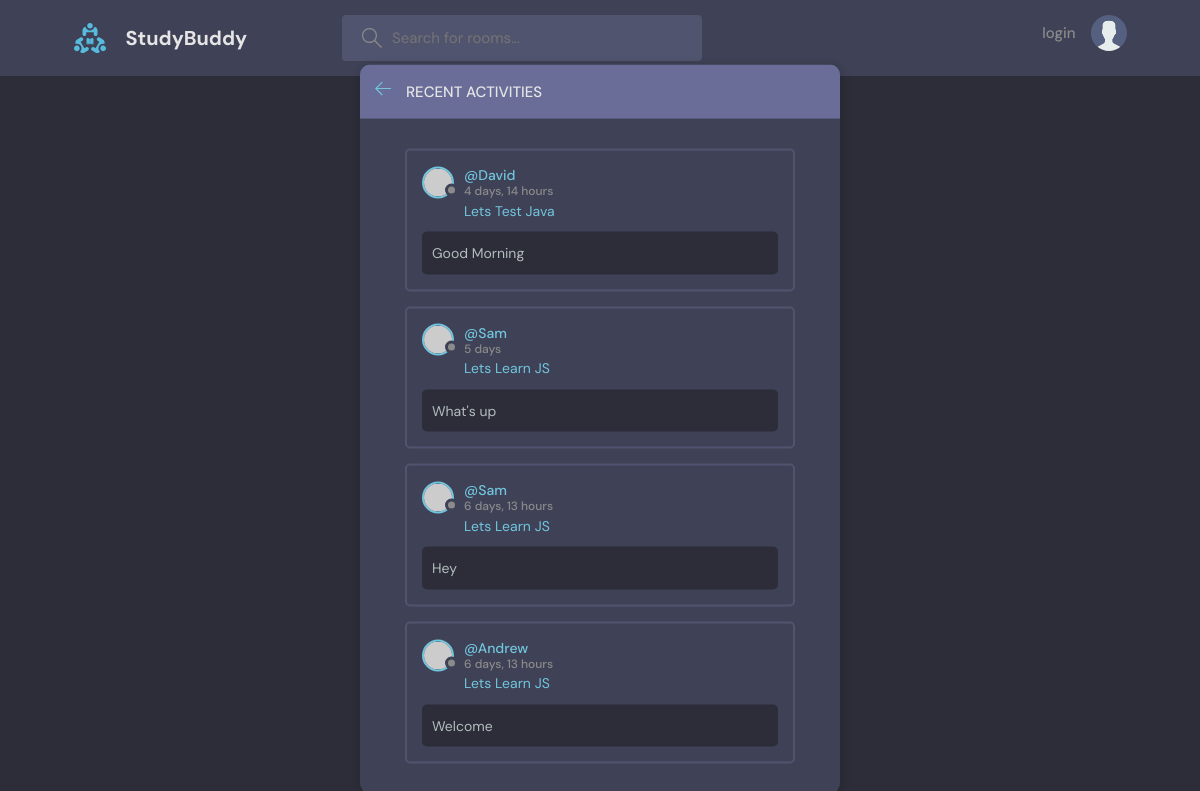
/activity/, run on an earlier commit of the app's database.
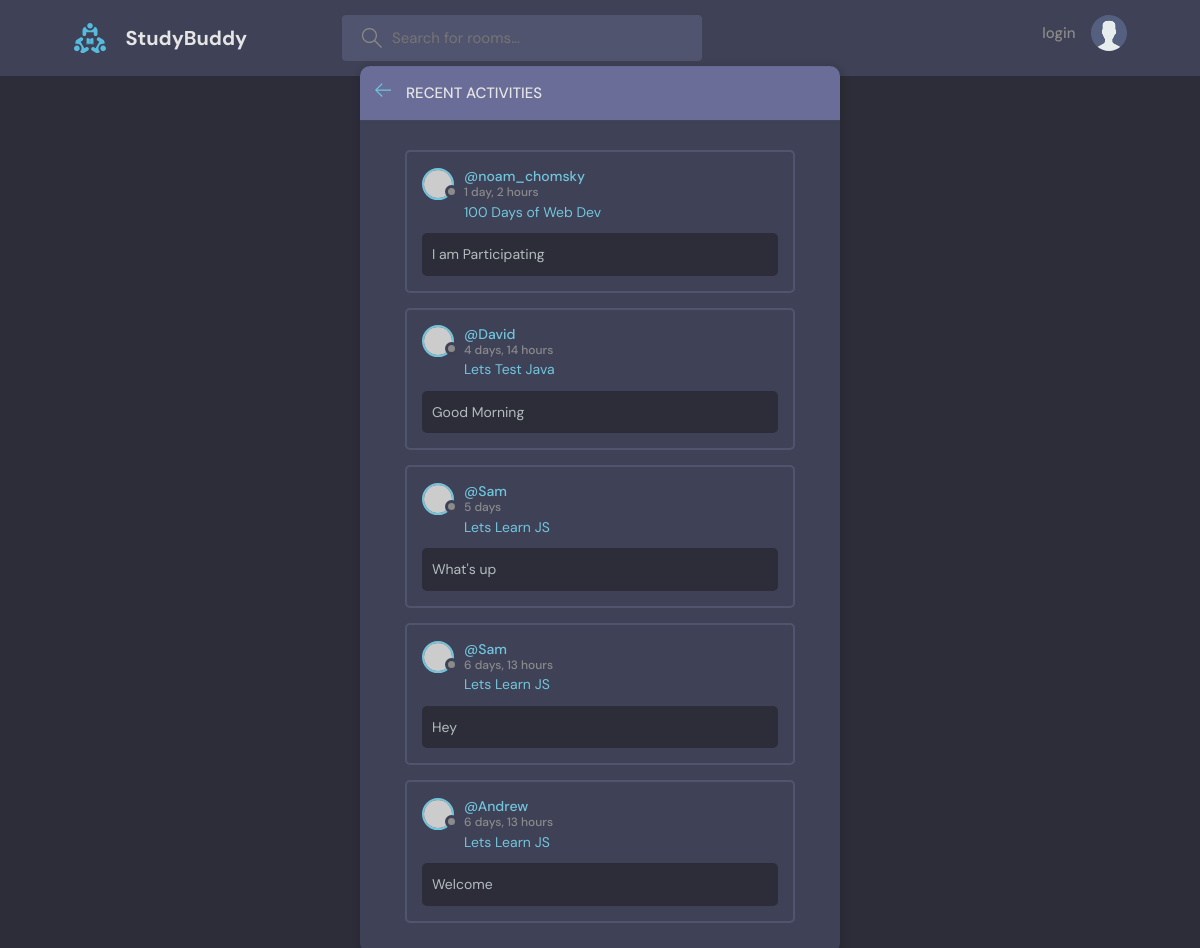
And on a later commit of the database.
### base/models.py (models this page shows)
class Message(models.Model):
    user=models.ForeignKey(User,on_delete=models.CASCADE)
    room=models.ForeignKey(Room,on_delete=models.CASCADE)
    body=models.TextField()
    updated=models.DateTimeField(auto_now=True)
    created=models.DateTimeField(auto_now_add=True)
    class Meta:
        ordering = ['-updated','-created']  # '-' puts the new data field before all the prefilled data
    def __str__(self):
        return self.body[0:50]

class Room(models.Model):
    host = models.ForeignKey(User,on_delete=models.SET_NULL,null=True)
    topic=models.ForeignKey(Topic,on_delete=models.SET_NULL,null=True) #if topic was placed below Room then we must put Topic under Singles Commas i.e 'Topic',on_delete=models.CASCADE
    name=models.CharField(max_length=200)
    description=models.TextField(null=True,blank=True);
    participants=models.ManyToManyField(User,related_name='participants',blank=True)
    updated =models.DateTimeField(auto_now=True)   #automatic
    created =models.DateTimeField(auto_now_add=True)  #it will only save a value once i.e the time it is created
    class Meta:
        ordering = ['-updated','-created']  # '-' puts the new data field before all the prefilled data
    def __str__(self):
        return self.name

### base/views.py (the view)
# urls.py: path('activity/',views.activityPage,name="activity"),
def activityPage(request):
    room_messages=Message.objects.all()
    print(room_messages)
    return render(request,'base/activity.html',{'room_messages': room_messages})

### base/templates/base/activity.html (shortened to what this page needs)
{% extends 'main.html' %}
{% block content%}
    <main class="layout">
      <div class="container">
        <div class="layout__box">
          <div class="layout__boxHeader">
            <div class="layout__boxTitle">
              <a href="{% url 'home' %}">
                <svg version="1.1" xmlns="http://www.w3.org/2000/svg" width="32" height="32" viewBox="0 0 32 32">
                  <title>arrow-left</title>
                  <path
                    d="M13.723 2.286l-13.723 13.714 13.719 13.714 1.616-1.611-10.96-10.96h27.625v-2.286h-27.625l10.965-10.965-1.616-1.607z"
                  ></path>
                </svg>
              </a>
              <h3>Recent Activities</h3>
            </div>
          </div>
          <div class="activities-page layout__body">
            {% for message in room_messages %}
            <div class="activities__box">
              <div class="activities__boxHeader roomListRoom__header">
                <a href="{% url 'user-profile' message.user.id%}" class="roomListRoom__author">
                  <div class="avatar avatar--small">
                    <img src="https://randomuser.me/api/portraits/women/11.jpg" />
                  </div>
                  <p>
                    @{{message.user}}
                    <span>{{message.created|timesince}}</span>
                  </p>
                </a>
              </div>
              <div class="activities__boxContent">
                <p><a href="{% url 'room' message.room.id %}">{{message.room}}</a></p>
                <div class="activities__boxRoomContent">
                  {{message}}
                </div>
              </div>
            </div>
            {% endfor %}
          </div>
        </div>
      </div>
    </main>
{% endblock content %}

What changed in the data, as far as the page shows it:
added Message: user "noam_chomsky", created "1 day, 2 hours", room "100 Days of Web Dev", body "I am Participating"
